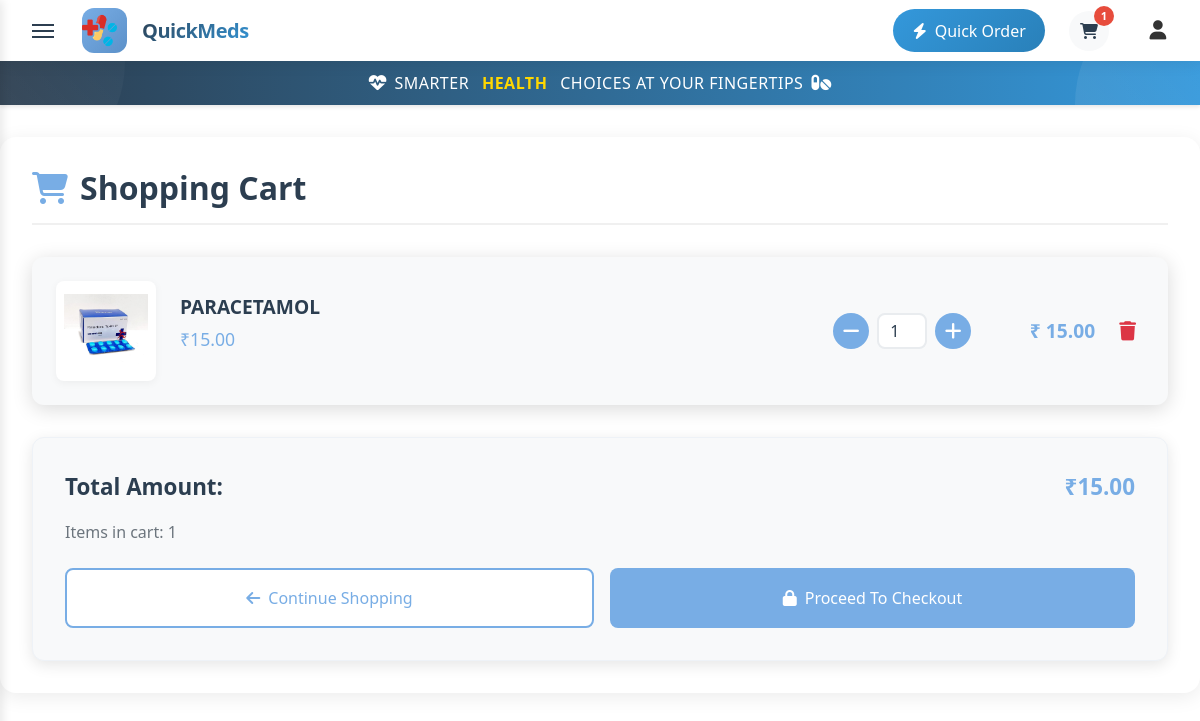
Before: /cart/ (signed in) with the older database file.
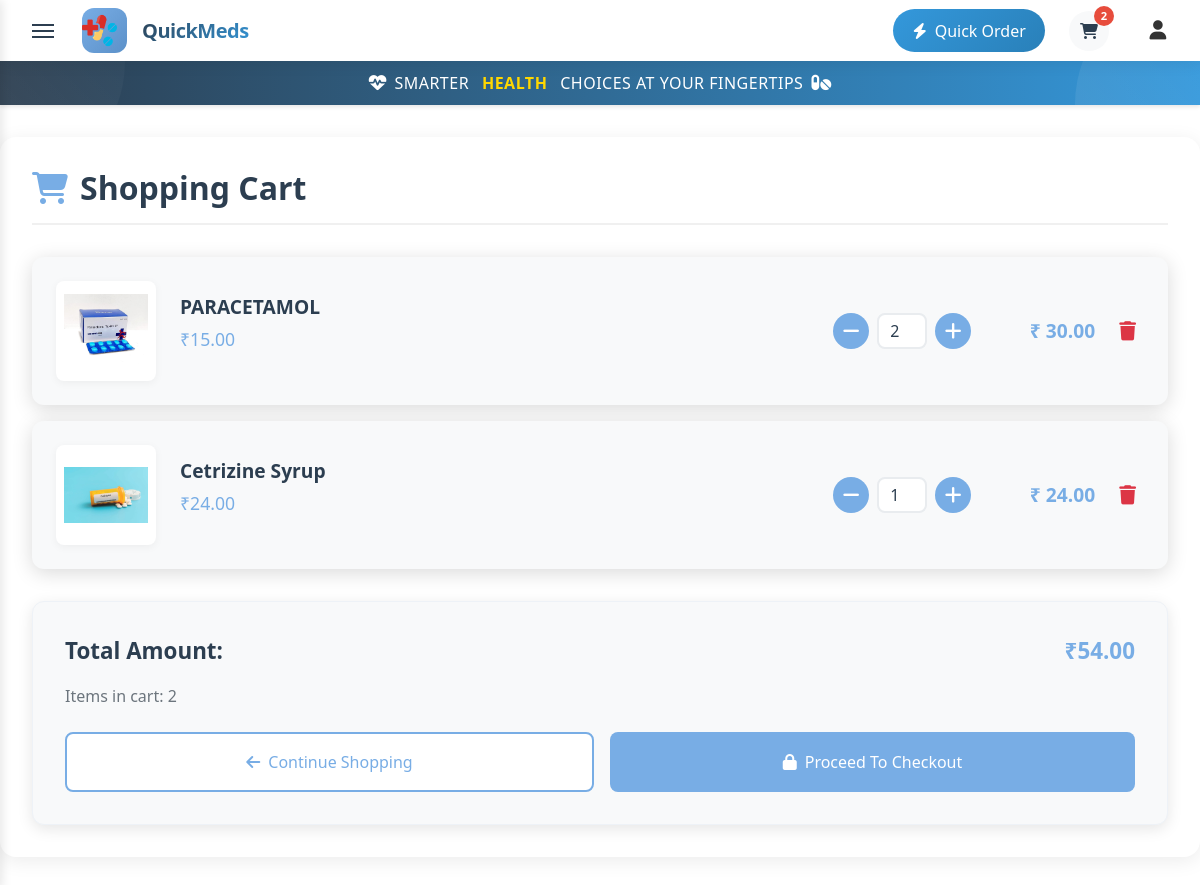
After: the same page with the newer database file.
### QuickMedsApp/models.py (models this page shows, shortened)
class CartItem(models.Model):
    cart = models.ForeignKey(Cart, on_delete=models.CASCADE)
    product = models.ForeignKey(Product, on_delete=models.CASCADE)
    quantity = models.PositiveIntegerField(default=1)
    def get_total(self):
        return self.quantity * self.product.price

class Product(models.Model):
    name = models.CharField(max_length=255)
    code = models.CharField(max_length=50, unique=True, blank=True, null=True)
    description = models.TextField(blank=True, null=True)
    category = models.ForeignKey(Category, on_delete=models.CASCADE, related_name='products')
    price = models.DecimalField(max_digits=10, decimal_places=2)
    original_price = models.DecimalField(max_digits=10, decimal_places=2, blank=True, null=True)
    in_stock = models.BooleanField(default=True)
    stock = models.PositiveIntegerField(default=0)
    expiry_date = models.DateField(null=True, blank=True)
    image = models.ImageField(upload_to='products/', blank=True, null=True)
    created_at = models.DateTimeField(auto_now_add=True)
    updated_at = models.DateTimeField(auto_now=True)
    class Meta:
        ordering = ['-created_at']
        verbose_name = 'Product'
        verbose_name_plural = 'Products'

class Cart(models.Model):
    user = models.ForeignKey(User, on_delete=models.CASCADE)
    created_at = models.DateTimeField(auto_now_add=True)
    updated_at = models.DateTimeField(auto_now=True)
    def get_total(self):
        return sum(item.get_total() for item in self.cartitem_set.all())

### QuickMedsApp/views.py (the view)
# urls.py: path('cart/', views.cart_view, name='cart'),
@login_required
def cart_view(request):
    try:
        cart = Cart.objects.get(user=request.user)
        cart_items = cart.cartitem_set.select_related('product').all()
    except Cart.DoesNotExist:
        cart_items = []
        cart = None
    context = {
        'cart_items': cart_items,
        'cart': cart,
        'cart_count': get_cart_count(request)
    }
    return render(request, 'cart.html', context)

### QuickMedsApp/views.py (called while the page is built)
def get_cart_count(request):
    if request.user.is_authenticated:
        return CartItem.objects.filter(cart__user=request.user).count()
    return 0

### templates/cart.html (shortened to what the changed rows need)
{% extends 'base.html' %}
{% load humanize %}
{% load static %}
{% block extra_css %}
<link rel="stylesheet" href="{% static 'css/cart.css' %}">
<link rel="stylesheet" href="{% static 'css/product.css' %}">
<link rel="stylesheet" href="{% static 'css/home.css' %}">
<link rel="stylesheet" href="{% static 'css/cart-animation.css' %}">
<link href="https://cdnjs.cloudflare.com/ajax/libs/font-awesome/6.0.0/css/all.min.css" rel="stylesheet">
<link href="https://cdn.jsdelivr.net/npm/bootstrap@5.3.0/dist/css/bootstrap.min.css" rel="stylesheet">
{% endblock %}
{% block content %}
<nav class="navbar navbar-expand-lg">
    <div class="container-fluid px-4">
        <div class="nav-actions">
            {% if user.is_authenticated %}
            <div class="nav-icons">
                <a href="{% url 'cart' %}" class="icon-btn cart-icon">
                    <i class="fa fa-shopping-cart"></i>
                    <span class="badge">{{ cart_count|default:0 }}</span>
                </a>
                <div class="dropdown">
                    <button class="icon-btn user-icon" type="button" aria-expanded="false" aria-label="User menu">
                        <i class="fa fa-user"></i>
                    </button>
                </div>
            </div>
            {% else %}
            <div class="auth-buttons">
                <a href="{% url 'login' %}" class="auth-btn login-btn">Login</a>
                <a href="{% url 'login' %}?signup=true" class="auth-btn signup-btn">Sign Up</a>
            </div>
            {% endif %}
        </div>
    </div>
</nav>
<div class="cart-container">
    <div class="cart-header">
        <h1><i class="fas fa-shopping-cart"></i> Shopping Cart</h1>
    </div>
    <div class="cart-items">
        {% if cart_items %}
            {% for item in cart_items %}
            <div class="cart-item" data-item-id="{{ item.id }}">
                <img src="{% if item.product.image %}{{ item.product.image.url }}{% else %}{% static 'img/default-product.png' %}{% endif %}" alt="{{ item.product.name }}" class="item-image">
                <div class="item-details">
                    <h3>{{ item.product.name }}</h3>
                    <p class="item-price">₹{{ item.product.price|intcomma }}</p>
                </div>
                <div class="quantity-controls">
                    <button class="quantity-btn minus" data-item-id="{{ item.id }}" data-change="-1" type="button">
                        <i class="fas fa-minus"></i>
                    </button>
                    <input type="number" value="{{ item.quantity }}" min="1" max="99" class="quantity-input"
                           data-item-id="{{ item.id }}" data-price="{{ item.product.price }}" readonly>
                    <button class="quantity-btn plus" data-item-id="{{ item.id }}" data-change="1" type="button">
                        <i class="fas fa-plus"></i>
                    </button>
                </div>
                <div class="subtotal">₹<span class="item-total" data-item-id="{{ item.id }}">
                    {{ item.get_total|intcomma }}</span>
                </div>
                <button class="remove-btn" data-item-id="{{ item.id }}">
                    <i class="fas fa-trash"></i>
                </button>
            </div>
            {% endfor %}
        {% endif %}
    </div>
    {% if cart_items %}
    <div class="cart-summary">
        <div class="cart-total">
            <span>Total Amount:</span>
            <span class="total-amount">₹<span id="cart-total">{{ cart.get_total|intcomma }}</span></span>
        </div>
        <div class="items-count">
            Items in cart: <span class="items-count-value" id="items-count">{{ cart.cartitem_set.count }}</span>
        </div>
        <div class="cart-actions">
            <button class="continue-shopping" onclick="window.location.href='{% url 'product' %}'">
                <i class="fas fa-arrow-left"></i> Continue Shopping
            </button>
            <button class="proceed-checkout" onclick="proceedToCheckout()">
                <i class="fas fa-lock"></i> Proceed To Checkout
            </button>
        </div>
    </div>
    {% endif %}
</div>
{% endblock %}

Changed rows visible on the page:
changed CartItem "PARACETAMOL": quantity "1" → "2"; get_total "15.00" → "30.00"
added CartItem: product.image (picture), product.name "Cetrizine Syrup", product.price "24.00", quantity "1", get_total "24.00"
changed through a linked row, Cart: get_total "15.00" → "54.00"; cartitem_set.count "1" → "2"
Other visible differences:
{{ cart_count|default:0 }}: "1" → "2"
